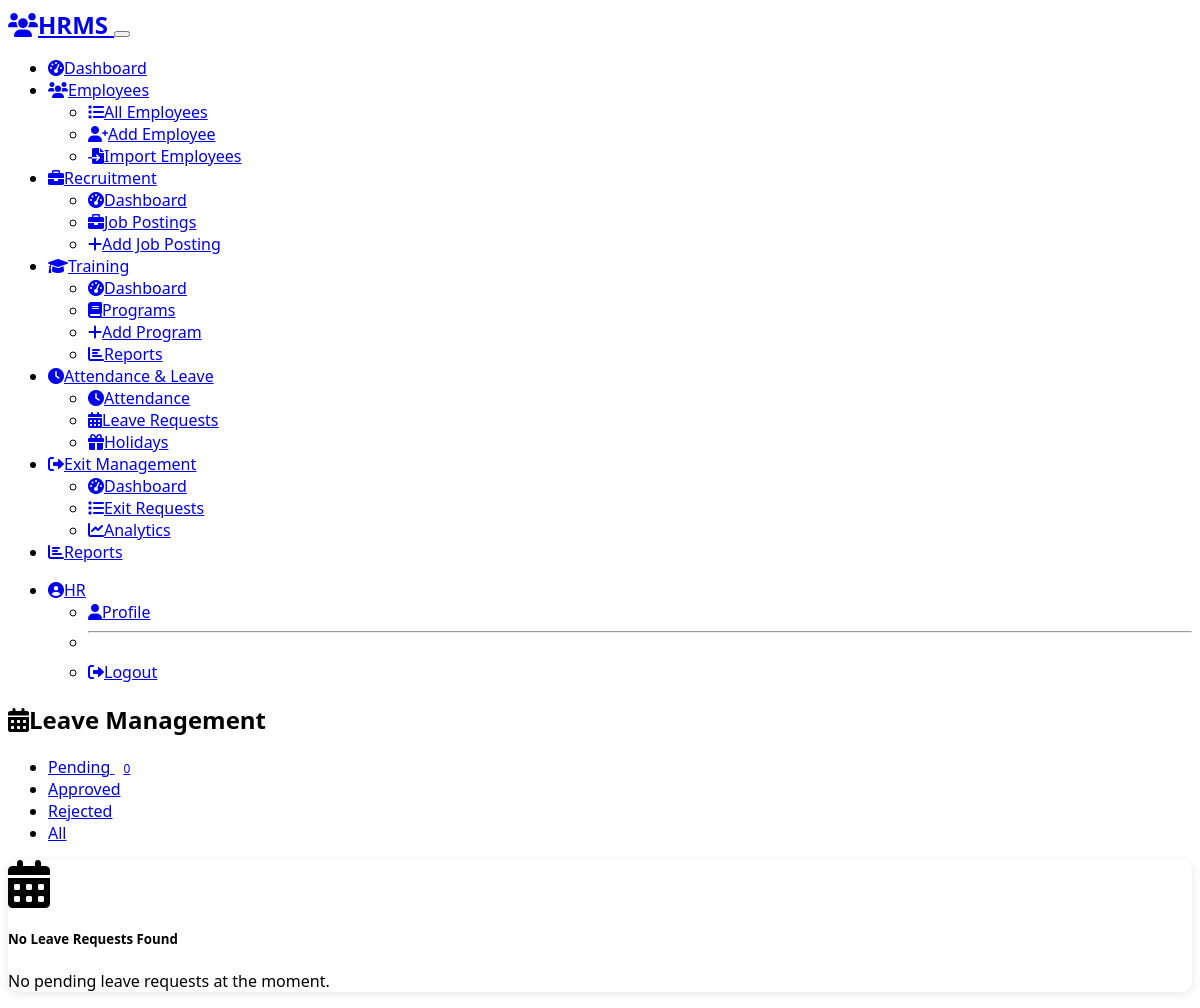
The app's page /admin/leaves (signed in), older data.
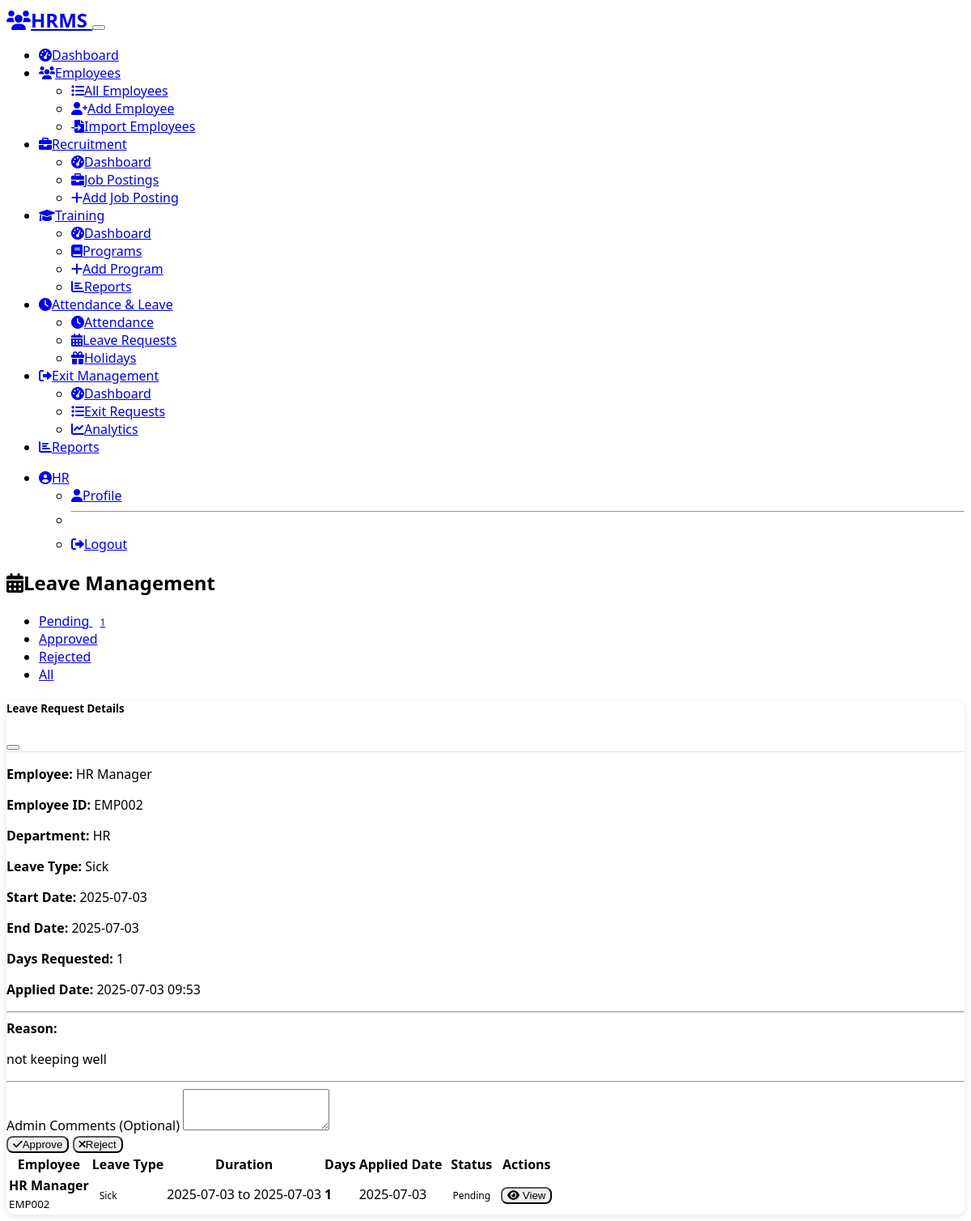
The same page, newer data.
### models.py (models this page shows, shortened)
class LeaveRequest(db.Model):
    __tablename__ = 'leave_requests'
    id = db.Column(db.Integer, primary_key=True)
    user_id = db.Column(db.Integer, db.ForeignKey('users.id'), nullable=False)
    leave_type = db.Column(db.String(20), nullable=False)  # sick/casual/earned/optional
    start_date = db.Column(db.Date, nullable=False)
    end_date = db.Column(db.Date, nullable=False)
    days_requested = db.Column(db.Integer, nullable=False)
    reason = db.Column(db.Text, nullable=False)
    status = db.Column(db.String(20), default='pending')  # pending/approved/rejected
    applied_date = db.Column(db.DateTime, default=datetime.utcnow)
    reviewed_date = db.Column(db.DateTime)
    reviewed_by = db.Column(db.Integer, db.ForeignKey('users.id'))
    admin_comments = db.Column(db.Text)

class User(UserMixin, db.Model):
    __tablename__ = 'users'
    id = db.Column(db.Integer, primary_key=True)
    email = db.Column(db.String(120), unique=True, nullable=False)
    employee_id = db.Column(db.String(20), unique=True, nullable=False)
    first_name = db.Column(db.String(50), nullable=False)
    last_name = db.Column(db.String(50), nullable=False)
    phone = db.Column(db.String(15))
    department = db.Column(db.String(50), nullable=False)
    designation = db.Column(db.String(50), nullable=False)
    work_mode = db.Column(db.String(20), nullable=False, default='onsite')  # onsite/offsite
    role = db.Column(db.String(20), nullable=False, default='employee')  # admin/employee/manager
    manager_id = db.Column(db.Integer, db.ForeignKey('users.id'), nullable=True)
    password_hash = db.Column(db.String(256))
    active = db.Column(db.Boolean, default=True)
    date_joined = db.Column(db.DateTime, default=datetime.utcnow)
    reset_token = db.Column(db.String(100))
    reset_token_expires = db.Column(db.DateTime)
    @property
    def is_active(self):
        return self.active
    attendance_records = db.relationship('Attendance', backref='user', lazy=True)
    leave_requests = db.relationship('LeaveRequest', foreign_keys='LeaveRequest.user_id', backref='user', lazy=True)
    reviewed_leave_requests = db.relationship('LeaveRequest', foreign_keys='LeaveRequest.reviewed_by', backref='reviewer', lazy=True)
    documents = db.relationship('Document', backref='user', lazy=True)
    reportees = db.relationship('User', backref=db.backref('manager', remote_side='User.id'), lazy=True)
    emergency_contacts = db.relationship('EmergencyContact', backref='user', lazy=True)
    job_postings = db.relationship('JobPosting', backref='poster', lazy=True)
    interviews = db.relationship('Interview', backref='interviewer', lazy=True)
    training_programs = db.relationship('TrainingProgram', backref='creator', lazy=True)
    training_enrollments = db.relationship('TrainingEnrollment', backref='user', lazy=True)
    certifications = db.relationship('Certification', backref='user', lazy=True)
    exit_requests = db.relationship('ExitRequest', foreign_keys='ExitRequest.user_id', backref='user', lazy=True)
    approved_exits = db.relationship('ExitRequest', foreign_keys='ExitRequest.approved_by', backref='approver', lazy=True)
    exit_interviews = db.relationship('ExitInterview', backref='interviewer', lazy=True)
    announcements = db.relationship('Announcement', backref='creator', lazy=True)
    policy_documents = db.relationship('PolicyDocument', backref='creator', lazy=True)
    policy_acknowledgments = db.relationship('PolicyAcknowledgment', backref='user', lazy=True)
    employment_history = db.relationship('EmploymentHistory', backref='user', lazy=True)
    @property
    def can_manage_employees(self):
        return self.role in ['admin', 'hr']
    @property
    def full_name(self):
        return f"{self.first_name} {self.last_name}"

### routes/admin.py (the view)
@admin_bp.route('/leaves')
@login_required
@admin_required
def leaves():
    status_filter = request.args.get('status', 'pending')
    query = db.session.query(LeaveRequest, User).join(User, LeaveRequest.user_id == User.id)
    if status_filter != 'all':
        query = query.filter(LeaveRequest.status == status_filter)
    leave_requests = query.order_by(LeaveRequest.applied_date.desc()).all()
    return render_template('admin/leaves.html',
                         leave_requests=leave_requests,
                         current_status=status_filter)

### app.py (called while the page is built)
@login_manager.user_loader
def load_user(user_id):
    from models import User
    return User.query.get(int(user_id))

### routes/admin.py (called while the page is built)
def admin_required(f):
    @wraps(f)
    def decorated_function(*args, **kwargs):
        if not current_user.is_authenticated or not current_user.can_manage_employees:
            flash('Access denied. Admin or HR privileges required.', 'danger')
            return redirect(url_for('main.index'))
        return f(*args, **kwargs)
    return decorated_function

### templates/admin/leaves.html (shortened to what the changed rows need)
{% extends "base.html" %}
{% block content %}
<div class="container">
    <div class="d-flex justify-content-between align-items-center mb-4">
        <h2><i class="fas fa-calendar-alt me-2"></i>Leave Management</h2>
    </div>
    <ul class="nav nav-tabs mb-4">
        <li class="nav-item">
            <a class="nav-link {{ 'active' if current_status == 'pending' else '' }}"
               href="{{ url_for('admin.leaves', status='pending') }}">
                Pending <span class="badge bg-warning ms-1">{{ leave_requests|selectattr('0.status', 'equalto', 'pending')|list|length }}</span>
            </a>
        </li>
    </ul>
    <div class="card">
        <div class="card-body">
            {% if leave_requests %}
                <div class="table-responsive">
                    <table class="table table-hover">
                        <thead>
                            <tr>
                                <th>Employee</th>
                                <th>Leave Type</th>
                                <th>Duration</th>
                                <th>Days</th>
                                <th>Applied Date</th>
                                <th>Status</th>
                                <th>Actions</th>
                            </tr>
                        </thead>
                        <tbody>
                            {% for leave_request, user in leave_requests %}
                            <tr>
                                <td>
                                    <div>
                                        <strong>{{ user.full_name }}</strong><br>
                                        <small class="text-muted">{{ user.employee_id }}</small>
                                    </div>
                                </td>
                                <td>
                                    <span class="badge bg-secondary">{{ leave_request.leave_type|title }}</span>
                                </td>
                                <td>
                                    {{ leave_request.start_date.strftime('%Y-%m-%d') }} to
                                    {{ leave_request.end_date.strftime('%Y-%m-%d') }}
                                </td>
                                <td><strong>{{ leave_request.days_requested }}</strong></td>
                                <td>{{ leave_request.applied_date.strftime('%Y-%m-%d') }}</td>
                                <td>
                                    <span class="badge bg-{{ 'warning' if leave_request.status == 'pending' else 'success' if leave_request.status == 'approved' else 'danger' }}">
                                        {{ leave_request.status|title }}
                                    </span>
                                </td>
                                <td>
                                    <button class="btn btn-sm btn-outline-info"
                                            data-bs-toggle="modal"
                                            data-bs-target="#leaveModal{{ leave_request.id }}">
                                        <i class="fas fa-eye"></i> View
                                    </button>
                                </td>
                            </tr>
                            <div class="modal fade" id="leaveModal{{ leave_request.id }}" tabindex="-1">
                                <div class="modal-dialog modal-lg">
                                    <div class="modal-content">
                                        <div class="modal-header">
                                            <h5 class="modal-title">Leave Request Details</h5>
                                            <button type="button" class="btn-close" data-bs-dismiss="modal"></button>
                                        </div>
                                        <div class="modal-body">
                                            <div class="row">
                                                <div class="col-md-6">
                                                    <p><strong>Employee:</strong> {{ user.full_name }}</p>
                                                    <p><strong>Employee ID:</strong> {{ user.employee_id }}</p>
                                                    <p><strong>Department:</strong> {{ user.department }}</p>
                                                    <p><strong>Leave Type:</strong> {{ leave_request.leave_type|title }}</p>
                                                </div>
                                                <div class="col-md-6">
                                                    <p><strong>Start Date:</strong> {{ leave_request.start_date.strftime('%Y-%m-%d') }}</p>
                                                    <p><strong>End Date:</strong> {{ leave_request.end_date.strftime('%Y-%m-%d') }}</p>
                                                    <p><strong>Days Requested:</strong> {{ leave_request.days_requested }}</p>
                                                    <p><strong>Applied Date:</strong> {{ leave_request.applied_date.strftime('%Y-%m-%d %H:%M') }}</p>
                                                </div>
                                            </div>
                                            <hr>
                                            <div class="mb-3">
                                                <strong>Reason:</strong>
                                                <p class="mt-2">{{ leave_request.reason }}</p>
                                            </div>
                                            {% if leave_request.status == 'pending' %}
                                            <hr>
                                            <form method="POST" action="{{ url_for('admin.review_leave', leave_id=leave_request.id) }}">
                                                <div class="mb-3">
                                                    <label for="comments" class="form-label">Admin Comments (Optional)</label>
                                                    <textarea class="form-control" id="comments" name="comments" rows="3"></textarea>
                                                </div>
                                                <div class="d-flex gap-2">
                                                    <button type="submit" name="action" value="approved" class="btn btn-success">
                                                        <i class="fas fa-check me-2"></i>Approve
                                                    </button>
                                                    <button type="submit" name="action" value="rejected" class="btn btn-danger">
                                                        <i class="fas fa-times me-2"></i>Reject
                                                    </button>
                                                </div>
                                            </form>
                                            {% endif %}
                                        </div>
                                    </div>
                                </div>
                            </div>
                            {% endfor %}
                        </tbody>
                    </table>
                </div>
            {% else %}
                <div class="text-center py-4">
                    <i class="fas fa-calendar-alt fa-3x text-muted mb-3"></i>
                    <h5>No Leave Requests Found</h5>
                    <p class="text-muted">
                        {% if current_status == 'pending' %}
                            No pending leave requests at the moment.
                        {% else %}
                            No {{ current_status }} leave requests found.
                        {% endif %}
                    </p>
                </div>
            {% endif %}
        </div>
    </div>
</div>
{% endblock %}

Row changes from the older to the newer data that the page shows:
added LeaveRequest: full_name "HR Manager", employee_id "EMP002", leave_type "Sick", start_date "2025-07-03", end_date "2025-07-03", days_requested "1", applied_date "2025-07-03", status "Pending", department "HR", applied_date "2025-07-03 09:53", reason "not keeping well"
Text that changed along with them:
text no longer shown: "0 No Leave Requests Found No pending leave requests at the moment."
text now shown: "1 Employee Leave Type Duration Days Applied Date Status Actions"
